Frame 1 (no input): blank canvas, image omitted
Frame 60 (the mouse pressed at the canvas centre just before this capture): blank canvas, image omitted
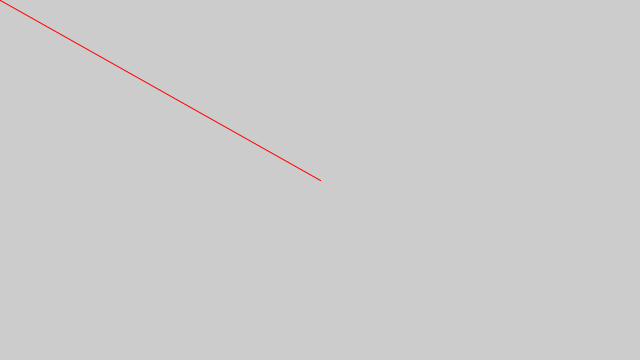
Frame 120 (the mouse held since frame 60 and released just before this capture)

The Processing sketch whose frames 1 and 60 were blank and that drew this single picture after the mouse press (run headless with seeded random() and noise(); from frame 60 on, the mouse is pressed at the canvas centre):

// Processing sketch: Drawing_Application
// ── Drawing_Application.pde
import java.util.*;

void setup()
{
  size(640,360);
}

void draw()
{
  
  //background(255);
  stroke(255,0,0);
  fill(0,255,0);
  rectMode(CENTER);
  
  line(pmouseX,pmouseY,mouseX,mouseY);
}
